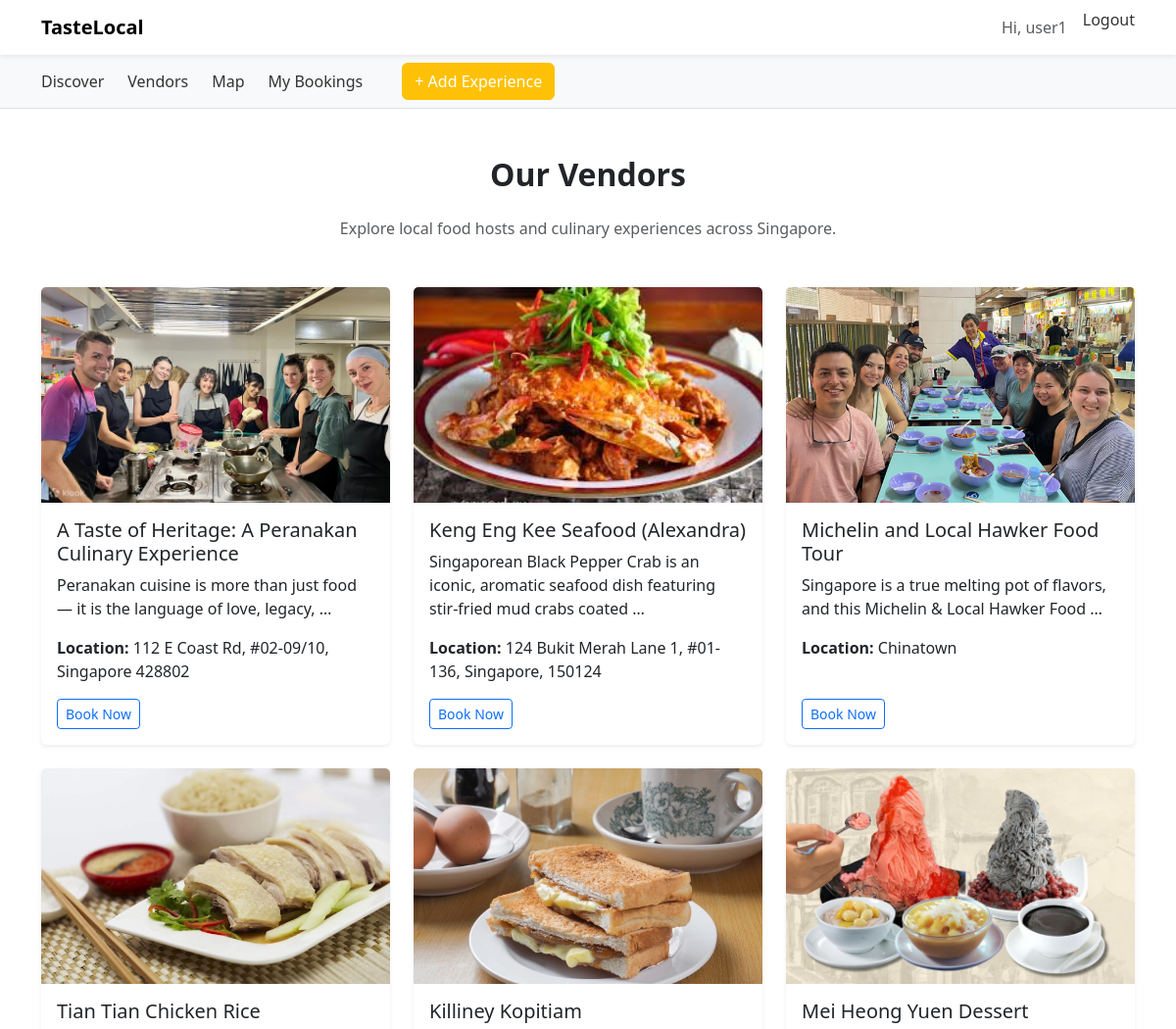
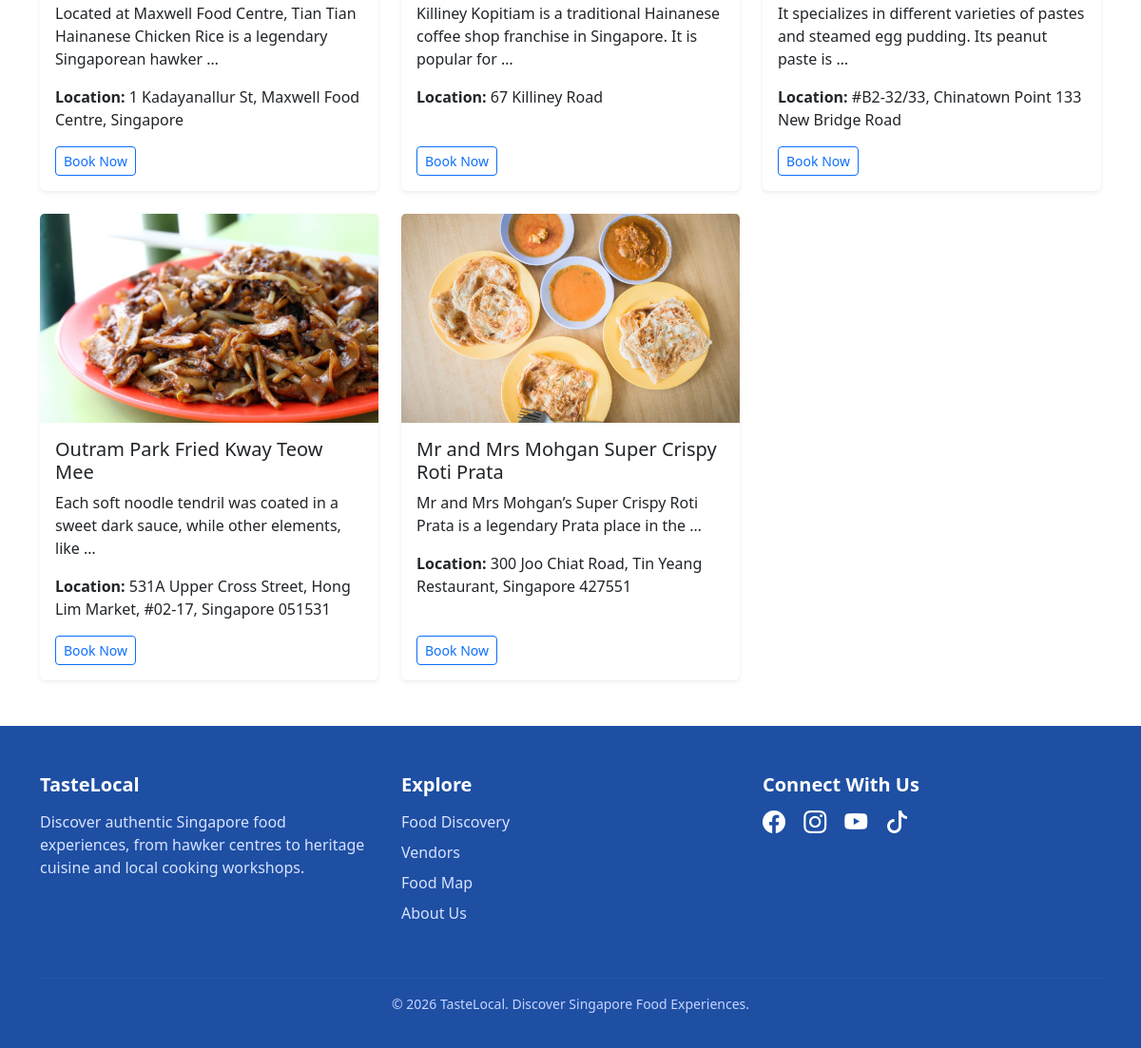
Page /vendors/ (signed in) on the committed database (2 pictures, top to bottom).
### experiences/models.py (models this page shows, shortened)
class Experience(models.Model):
    CATEGORY_CHOICES = [
        ('hawker', 'Hawker'),
        ('restaurant', 'Restaurant'),
        ('cafe', 'Cafe'),
        ('tour', 'Food Tour'),
        ('workshop', 'Cooking Workshop'),
    ]
    title = models.CharField(max_length=200)
    description = models.TextField()
    category = models.CharField(
        max_length=20,
        choices=CATEGORY_CHOICES
    )
    location = models.CharField(max_length=255)
    price = models.DecimalField(
        max_digits=8,
        decimal_places=2
    )
    capacity = models.PositiveIntegerField(
        help_text="Maximum number of participants"
    )
    image = models.ImageField(
        upload_to='experiences/',
        blank=True,
        null=True
    )
    vendor = models.ForeignKey(
        User,
        on_delete=models.CASCADE,
        related_name='experiences'
    )
    is_active = models.BooleanField(
        default=True,
        help_text="Uncheck to hide this experience from listings"
    )
    created_at = models.DateTimeField(auto_now_add=True)
    updated_at = models.DateTimeField(auto_now=True)
    class Meta:
        ordering = ['-created_at']
        verbose_name = "Experience"
        verbose_name_plural = "Experiences"

### users/views.py (the view)
# urls.py: path('vendors/', vendors, name='vendors'),
def vendors(request):
    experiences = Experience.objects.filter(is_active=True).order_by('-created_at')
    return render(request, "vendors.html", {
        "experiences": experiences,
    })

### templates/vendors.html
{% extends "base.html" %}
{% load static %}
{% block content %}
<div class="container py-5">
    <h2 class="fw-bold text-center mb-4">Our Vendors</h2>
    <p class="text-center text-muted mb-5">
        Explore local food hosts and culinary experiences across Singapore.
    </p>
    <div class="row g-4">
        {% for experience in experiences %}
        <div class="col-md-4">
            <div class="card h-100 shadow-sm border-0">
                {% if experience.image %}
                    <img
                        src="{{ experience.image.url }}"
                        alt="{{ experience.title }}"
                        class="card-img-top"
                        style="height: 220px; object-fit: cover;"
                    >
                {% else %}
                    <div
                        style="height: 220px; background: #dddddd; display: flex; align-items: center; justify-content: center;"
                    >
                        No Image
                    </div>
                {% endif %}
                <div class="card-body d-flex flex-column">
                    <h5 class="card-title">{{ experience.title }}</h5>
                    <p class="card-text">
                        {{ experience.description|truncatewords:15 }}
                    </p>
                    <p class="mb-3">
                        <strong>Location:</strong> {{ experience.location }}
                    </p>
                    <div class="mt-auto">
                        <a href="{% url 'vendor' experience.id %}" class="btn btn-sm btn-outline-primary">
                            Book Now
                        </a>
                    </div>
                </div>
            </div>
        </div>
        {% empty %}
        <div class="col-12">
            <p class="text-center text-muted">No vendors available yet.</p>
        </div>
        {% endfor %}
    </div>
</div>
{% endblock %}

### templates/base.html (shortened to what this page needs)
{% load static %}
<head>
<link href="https://cdn.jsdelivr.net/npm/bootstrap@5.3.2/dist/css/bootstrap.min.css" rel="stylesheet">
<link rel="stylesheet"
href="https://cdn.jsdelivr.net/npm/bootstrap-icons@1.11.3/font/bootstrap-icons.css">
<link rel="stylesheet" href="{% static 'css/style.css' %}">
</head>
<body>
<nav class="navbar navbar-light bg-white shadow-sm">
    <div class="container d-flex justify-content-between align-items-center">
        <a class="navbar-brand fw-bold" href="{% url 'home' %}">
            TasteLocal
        </a>
        <div class="d-flex align-items-center">
            {% if user.is_authenticated %}
                <span class="me-3 text-muted">
                    Hi, {{ user.username }}
                </span>
                <form method="post" action="{% url 'logout' %}">
                    <button class="nav-link logout-btn">Logout</button>
                </form>
            {% else %}
                <a class="nav-link" href="{% url 'login' %}">Login</a>
            {% endif %}
        </div>
    </div>
</nav>
<div class="bg-light border-bottom">
    <div class="container py-2">
        <div class="d-flex align-items-center gap-4">
            <a class="nav-link-custom" href="{% url 'discover' %}">
                Discover
            </a>
            <a class="nav-link-custom" href="{% url 'vendors' %}">
                Vendors
            </a>
            <a class="nav-link-custom" href="{% url 'map' %}">
                Map
            </a>
            {% if user.is_authenticated %}
                <a class="nav-link-custom" href="{% url 'my_bookings' %}">
                    My Bookings
                </a>
            {% endif %}
            {% if user.is_staff %}
                <a class="btn btn-warning text-white ms-3"
                   href="{% url 'vendor_dashboard' %}">
                    + Add Experience
                </a>
            {% endif %}
        </div>
    </div>
</div>
{% block content %}
{% endblock %}
<footer class="site-footer">
<div class="container">
<div class="row">
<div class="col-md-4 mb-4">
<h5 class="footer-title">TasteLocal</h5>
<p class="footer-text">
Discover authentic Singapore food experiences, from hawker centres
to heritage cuisine and local cooking workshops.
</p>
</div>
<div class="col-md-4 mb-4">
<h5 class="footer-title">Explore</h5>
<ul class="footer-links">
<li><a href="{% url 'discover' %}">Food Discovery</a></li>
<li><a href="{% url 'vendors' %}">Vendors</a></li>
<li><a href="{% url 'map' %}">Food Map</a></li>
<li><a href="#">About Us</a></li>
</ul>
</div>
<div class="col-md-4 mb-4">
<h5 class="footer-title">Connect With Us</h5>
<div class="social-icons">
<a href="#"><i class="bi bi-facebook"></i></a>
<a href="#"><i class="bi bi-instagram"></i></a>
<a href="#"><i class="bi bi-youtube"></i></a>
<a href="#"><i class="bi bi-tiktok"></i></a>
</div>
</div>
</div>
<hr class="footer-divider">
<div class="footer-bottom">
<p>© 2026 TasteLocal. Discover Singapore Food Experiences.</p>
</div>
</div>
</footer>
</body>
</html>

### static/css/style.css (style rules this page uses)
.site-footer { background:#1e4fa3; color:white; padding:50px 0 20px; }
.footer-title { font-weight:600; margin-bottom:15px; }
.footer-text { color:#d8e2ff; }
.footer-links { list-style:none; padding:0; }
.footer-links li { margin-bottom:8px; }
.footer-links a { color:#d8e2ff; text-decoration:none; }
.footer-divider { border-color:rgba(255,255,255,0.2); }
.footer-bottom { text-align:center; font-size:14px; color:#c7d4ff; }
.social-icons a { font-size:24px; margin-right:15px; color:white; transition:0.2s; }
.nav-link-custom { text-decoration: none; color: #333; font-weight: 500; }
.logout-btn { background: none; border: none; padding: 0; color: #333; cursor: pointer; }

### rows in the picture
Experience: image (picture), title "A Taste of Heritage: A Peranakan Culinary Experience", description "Peranakan cuisine is more than just food — it is the language of love, legacy, …", location "112 E Coast Rd, #02-09/10, Singapore 428802"
Experience: image (picture), title "Keng Eng Kee Seafood (Alexandra)", description "Singaporean Black Pepper Crab is an iconic, aromatic seafood dish featuring stir-fried mud crabs coated …", location "124 Bukit Merah Lane 1, #01-136, Singapore, 150124"
Experience: image (picture), title "Michelin and Local Hawker Food Tour", description "Singapore is a true melting pot of flavors, and this Michelin & Local Hawker Food …", location "Chinatown"
Experience: image (picture), title "Tian Tian Chicken Rice", description "Located at Maxwell Food Centre, Tian Tian Hainanese Chicken Rice is a legendary Singaporean hawker …", location "1 Kadayanallur St, Maxwell Food Centre, Singapore"
Experience: image (picture), title "Killiney Kopitiam", description "Killiney Kopitiam is a traditional Hainanese coffee shop franchise in Singapore. It is popular for …", location "67 Killiney Road"
Experience: image (picture), title "Mei Heong Yuen Dessert", description "It specializes in different varieties of pastes and steamed egg pudding. Its peanut paste is …", location "#B2-32/33, Chinatown Point 133 New Bridge Road"
Experience: image (picture), title "Outram Park Fried Kway Teow Mee", description "Each soft noodle tendril was coated in a sweet dark sauce, while other elements, like …", location "531A Upper Cross Street, Hong Lim Market, #02-17, Singapore 051531"
Experience: image (picture), title "Mr and Mrs Mohgan Super Crispy Roti Prata", description "Mr and Mrs Mohgan’s Super Crispy Roti Prata is a legendary Prata place in the …", location "300 Joo Chiat Road, Tin Yeang Restaurant, Singapore 427551"

### other values in the picture
{{ user.username }} "user1"
